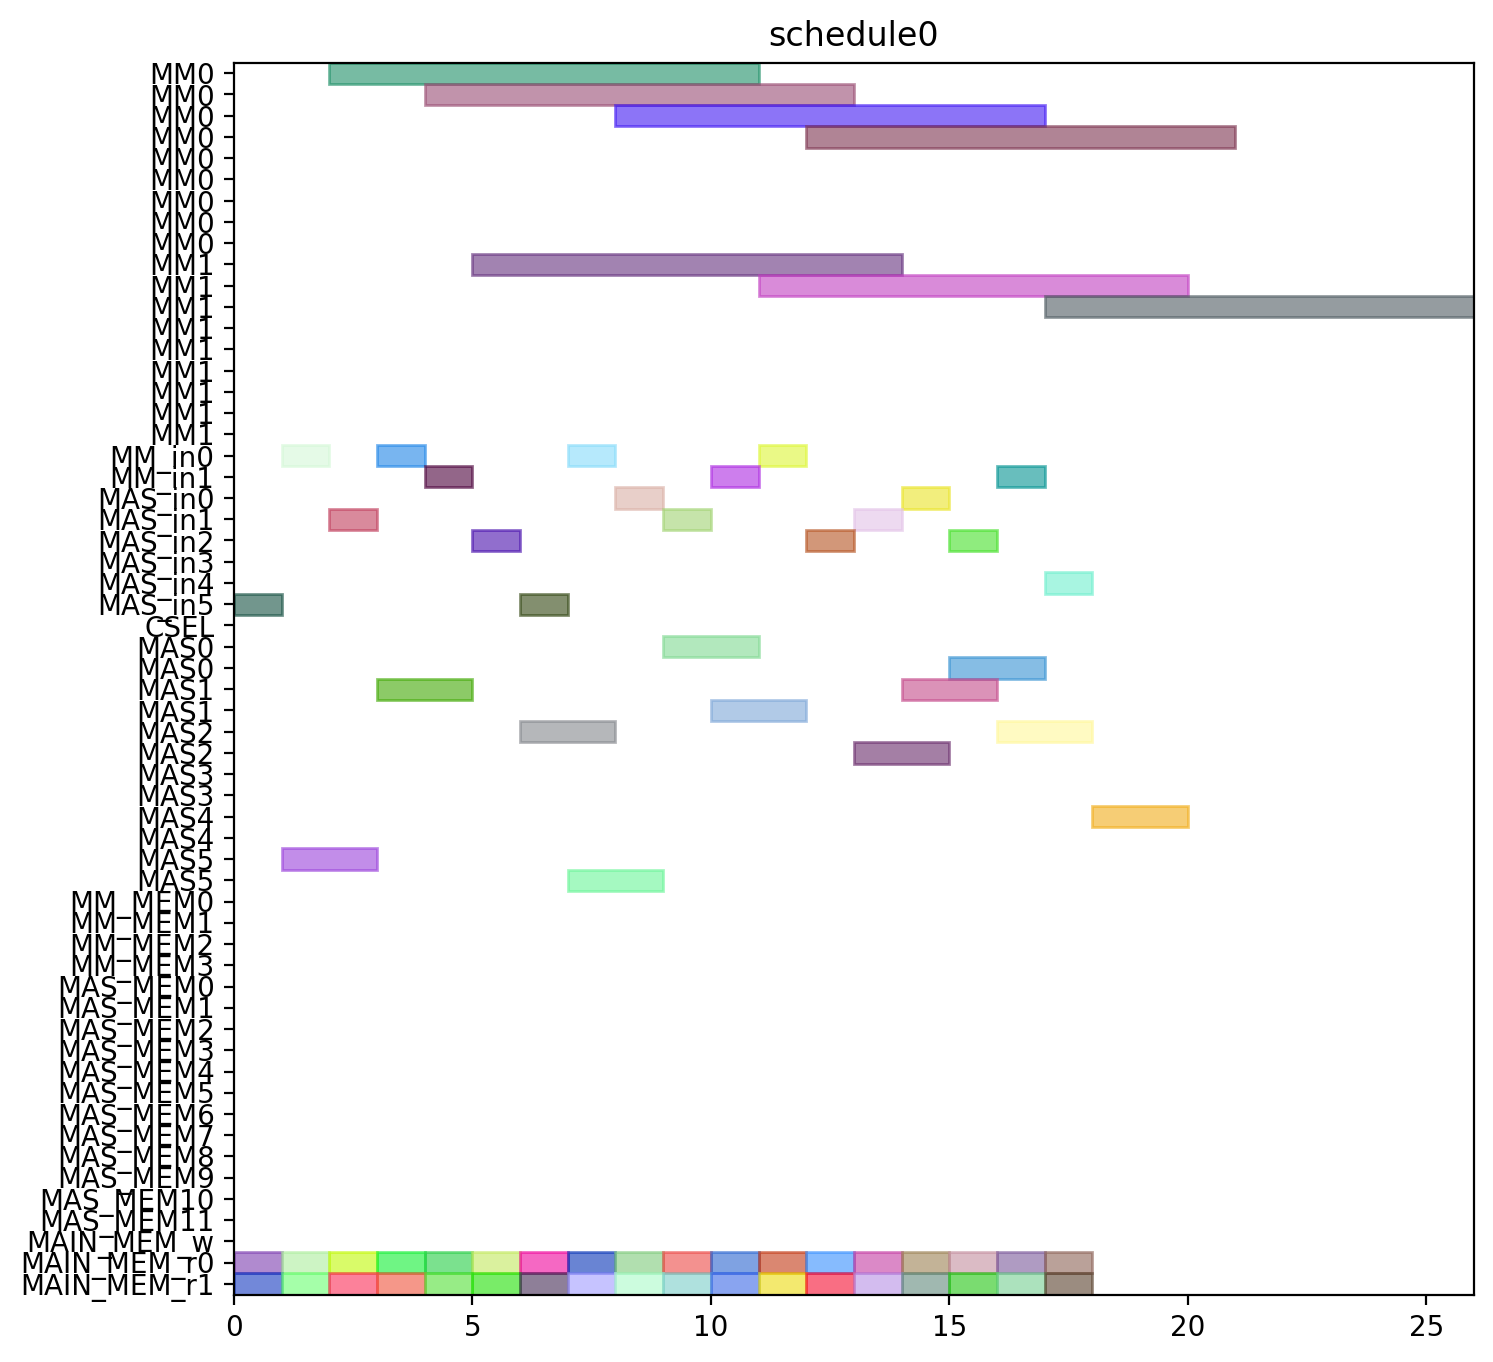

Source code (Python):
from pyschedule import Scenario, solvers, plotters, alt


def solve():
	horizon = 120
	S = Scenario("schedule0", horizon=horizon)

	# resource
	MM = S.Resources('MM', num=2, size=9)
	MM_in = S.Resources('MM_in', num=2)
	MAS_in = S.Resources('MAS_in', num=6)
	CSEL = S.Resource('CSEL')
	MAS = S.Resources('MAS', num=6, size=2, periods=range(1, horizon))
	MM_MEM = S.Resources('MM_MEM', num=4)
	MAS_MEM = S.Resources('MAS_MEM', num=12)
	MAIN_MEM_w = S.Resource('MAIN_MEM_w', size=1)
	MAIN_MEM_r = S.Resources('MAIN_MEM_r', num=2)

	# result of previous scheduling

	# new tasks
	t0_t0 = S.Task('t0_t0', length=2, delay_cost=1)
	t0_t0 += alt(MAS)
	t0_t0_in = S.Task('t0_t0_in', length=1, delay_cost=1)
	t0_t0_in += alt(MAS_in)
	S += t0_t0_in*MAS_in[0]<=t0_t0*MAS[0]

	S += t0_t0_in*MAS_in[1]<=t0_t0*MAS[1]

	S += t0_t0_in*MAS_in[2]<=t0_t0*MAS[2]

	S += t0_t0_in*MAS_in[3]<=t0_t0*MAS[3]

	S += t0_t0_in*MAS_in[4]<=t0_t0*MAS[4]

	S += t0_t0_in*MAS_in[5]<=t0_t0*MAS[5]

	t0_t0_mem0 = S.Task('t0_t0_mem0', length=1, delay_cost=1)
	t0_t0_mem0 += MAIN_MEM_r[0]
	S += t0_t0_mem0 <= t0_t0

	t0_t0_mem1 = S.Task('t0_t0_mem1', length=1, delay_cost=1)
	t0_t0_mem1 += MAIN_MEM_r[1]
	S += t0_t0_mem1 <= t0_t0

	t0_t1 = S.Task('t0_t1', length=2, delay_cost=1)
	t0_t1 += alt(MAS)
	t0_t1_in = S.Task('t0_t1_in', length=1, delay_cost=1)
	t0_t1_in += alt(MAS_in)
	S += t0_t1_in*MAS_in[0]<=t0_t1*MAS[0]

	S += t0_t1_in*MAS_in[1]<=t0_t1*MAS[1]

	S += t0_t1_in*MAS_in[2]<=t0_t1*MAS[2]

	S += t0_t1_in*MAS_in[3]<=t0_t1*MAS[3]

	S += t0_t1_in*MAS_in[4]<=t0_t1*MAS[4]

	S += t0_t1_in*MAS_in[5]<=t0_t1*MAS[5]

	t0_t1_mem0 = S.Task('t0_t1_mem0', length=1, delay_cost=1)
	t0_t1_mem0 += MAIN_MEM_r[0]
	S += t0_t1_mem0 <= t0_t1

	t0_t1_mem1 = S.Task('t0_t1_mem1', length=1, delay_cost=1)
	t0_t1_mem1 += MAIN_MEM_r[1]
	S += t0_t1_mem1 <= t0_t1

	t0_t3 = S.Task('t0_t3', length=9, delay_cost=1)
	t0_t3 += alt(MM)
	t0_t3_in = S.Task('t0_t3_in', length=1, delay_cost=1)
	t0_t3_in += alt(MM_in)
	S += t0_t3_in*MM_in[0]<=t0_t3*MM[0]
	S += t0_t3_in*MM_in[1]<=t0_t3*MM[1]
	t0_t3_mem0 = S.Task('t0_t3_mem0', length=1, delay_cost=1)
	t0_t3_mem0 += MAIN_MEM_r[0]
	S += t0_t3_mem0 <= t0_t3

	t0_t3_mem1 = S.Task('t0_t3_mem1', length=1, delay_cost=1)
	t0_t3_mem1 += MAIN_MEM_r[1]
	S += t0_t3_mem1 <= t0_t3

	t1_t0 = S.Task('t1_t0', length=2, delay_cost=1)
	t1_t0 += alt(MAS)
	t1_t0_in = S.Task('t1_t0_in', length=1, delay_cost=1)
	t1_t0_in += alt(MAS_in)
	S += t1_t0_in*MAS_in[0]<=t1_t0*MAS[0]

	S += t1_t0_in*MAS_in[1]<=t1_t0*MAS[1]

	S += t1_t0_in*MAS_in[2]<=t1_t0*MAS[2]

	S += t1_t0_in*MAS_in[3]<=t1_t0*MAS[3]

	S += t1_t0_in*MAS_in[4]<=t1_t0*MAS[4]

	S += t1_t0_in*MAS_in[5]<=t1_t0*MAS[5]

	t1_t0_mem0 = S.Task('t1_t0_mem0', length=1, delay_cost=1)
	t1_t0_mem0 += MAIN_MEM_r[0]
	S += t1_t0_mem0 <= t1_t0

	t1_t0_mem1 = S.Task('t1_t0_mem1', length=1, delay_cost=1)
	t1_t0_mem1 += MAIN_MEM_r[1]
	S += t1_t0_mem1 <= t1_t0

	t1_t1 = S.Task('t1_t1', length=2, delay_cost=1)
	t1_t1 += alt(MAS)
	t1_t1_in = S.Task('t1_t1_in', length=1, delay_cost=1)
	t1_t1_in += alt(MAS_in)
	S += t1_t1_in*MAS_in[0]<=t1_t1*MAS[0]

	S += t1_t1_in*MAS_in[1]<=t1_t1*MAS[1]

	S += t1_t1_in*MAS_in[2]<=t1_t1*MAS[2]

	S += t1_t1_in*MAS_in[3]<=t1_t1*MAS[3]

	S += t1_t1_in*MAS_in[4]<=t1_t1*MAS[4]

	S += t1_t1_in*MAS_in[5]<=t1_t1*MAS[5]

	t1_t1_mem0 = S.Task('t1_t1_mem0', length=1, delay_cost=1)
	t1_t1_mem0 += MAIN_MEM_r[0]
	S += t1_t1_mem0 <= t1_t1

	t1_t1_mem1 = S.Task('t1_t1_mem1', length=1, delay_cost=1)
	t1_t1_mem1 += MAIN_MEM_r[1]
	S += t1_t1_mem1 <= t1_t1

	t1_t3 = S.Task('t1_t3', length=9, delay_cost=1)
	t1_t3 += alt(MM)
	t1_t3_in = S.Task('t1_t3_in', length=1, delay_cost=1)
	t1_t3_in += alt(MM_in)
	S += t1_t3_in*MM_in[0]<=t1_t3*MM[0]
	S += t1_t3_in*MM_in[1]<=t1_t3*MM[1]
	t1_t3_mem0 = S.Task('t1_t3_mem0', length=1, delay_cost=1)
	t1_t3_mem0 += MAIN_MEM_r[0]
	S += t1_t3_mem0 <= t1_t3

	t1_t3_mem1 = S.Task('t1_t3_mem1', length=1, delay_cost=1)
	t1_t3_mem1 += MAIN_MEM_r[1]
	S += t1_t3_mem1 <= t1_t3

	t2_t2 = S.Task('t2_t2', length=2, delay_cost=1)
	t2_t2 += alt(MAS)
	t2_t2_in = S.Task('t2_t2_in', length=1, delay_cost=1)
	t2_t2_in += alt(MAS_in)
	S += t2_t2_in*MAS_in[0]<=t2_t2*MAS[0]

	S += t2_t2_in*MAS_in[1]<=t2_t2*MAS[1]

	S += t2_t2_in*MAS_in[2]<=t2_t2*MAS[2]

	S += t2_t2_in*MAS_in[3]<=t2_t2*MAS[3]

	S += t2_t2_in*MAS_in[4]<=t2_t2*MAS[4]

	S += t2_t2_in*MAS_in[5]<=t2_t2*MAS[5]

	t2_t2_mem0 = S.Task('t2_t2_mem0', length=1, delay_cost=1)
	t2_t2_mem0 += MAIN_MEM_r[0]
	S += t2_t2_mem0 <= t2_t2

	t2_t2_mem1 = S.Task('t2_t2_mem1', length=1, delay_cost=1)
	t2_t2_mem1 += MAIN_MEM_r[1]
	S += t2_t2_mem1 <= t2_t2

	t5_t0 = S.Task('t5_t0', length=9, delay_cost=1)
	t5_t0 += alt(MM)
	t5_t0_in = S.Task('t5_t0_in', length=1, delay_cost=1)
	t5_t0_in += alt(MM_in)
	S += t5_t0_in*MM_in[0]<=t5_t0*MM[0]
	S += t5_t0_in*MM_in[1]<=t5_t0*MM[1]
	t5_t0_mem0 = S.Task('t5_t0_mem0', length=1, delay_cost=1)
	t5_t0_mem0 += MAIN_MEM_r[0]
	S += t5_t0_mem0 <= t5_t0

	t5_t0_mem1 = S.Task('t5_t0_mem1', length=1, delay_cost=1)
	t5_t0_mem1 += MAIN_MEM_r[1]
	S += t5_t0_mem1 <= t5_t0

	t5_t1 = S.Task('t5_t1', length=9, delay_cost=1)
	t5_t1 += alt(MM)
	t5_t1_in = S.Task('t5_t1_in', length=1, delay_cost=1)
	t5_t1_in += alt(MM_in)
	S += t5_t1_in*MM_in[0]<=t5_t1*MM[0]
	S += t5_t1_in*MM_in[1]<=t5_t1*MM[1]
	t5_t1_mem0 = S.Task('t5_t1_mem0', length=1, delay_cost=1)
	t5_t1_mem0 += MAIN_MEM_r[0]
	S += t5_t1_mem0 <= t5_t1

	t5_t1_mem1 = S.Task('t5_t1_mem1', length=1, delay_cost=1)
	t5_t1_mem1 += MAIN_MEM_r[1]
	S += t5_t1_mem1 <= t5_t1

	t5_t2 = S.Task('t5_t2', length=2, delay_cost=1)
	t5_t2 += alt(MAS)
	t5_t2_in = S.Task('t5_t2_in', length=1, delay_cost=1)
	t5_t2_in += alt(MAS_in)
	S += t5_t2_in*MAS_in[0]<=t5_t2*MAS[0]

	S += t5_t2_in*MAS_in[1]<=t5_t2*MAS[1]

	S += t5_t2_in*MAS_in[2]<=t5_t2*MAS[2]

	S += t5_t2_in*MAS_in[3]<=t5_t2*MAS[3]

	S += t5_t2_in*MAS_in[4]<=t5_t2*MAS[4]

	S += t5_t2_in*MAS_in[5]<=t5_t2*MAS[5]

	t5_t2_mem0 = S.Task('t5_t2_mem0', length=1, delay_cost=1)
	t5_t2_mem0 += MAIN_MEM_r[0]
	S += t5_t2_mem0 <= t5_t2

	t5_t2_mem1 = S.Task('t5_t2_mem1', length=1, delay_cost=1)
	t5_t2_mem1 += MAIN_MEM_r[1]
	S += t5_t2_mem1 <= t5_t2

	t5_t3 = S.Task('t5_t3', length=2, delay_cost=1)
	t5_t3 += alt(MAS)
	t5_t3_in = S.Task('t5_t3_in', length=1, delay_cost=1)
	t5_t3_in += alt(MAS_in)
	S += t5_t3_in*MAS_in[0]<=t5_t3*MAS[0]

	S += t5_t3_in*MAS_in[1]<=t5_t3*MAS[1]

	S += t5_t3_in*MAS_in[2]<=t5_t3*MAS[2]

	S += t5_t3_in*MAS_in[3]<=t5_t3*MAS[3]

	S += t5_t3_in*MAS_in[4]<=t5_t3*MAS[4]

	S += t5_t3_in*MAS_in[5]<=t5_t3*MAS[5]

	t5_t3_mem0 = S.Task('t5_t3_mem0', length=1, delay_cost=1)
	t5_t3_mem0 += MAIN_MEM_r[0]
	S += t5_t3_mem0 <= t5_t3

	t5_t3_mem1 = S.Task('t5_t3_mem1', length=1, delay_cost=1)
	t5_t3_mem1 += MAIN_MEM_r[1]
	S += t5_t3_mem1 <= t5_t3

	t7_t0 = S.Task('t7_t0', length=2, delay_cost=1)
	t7_t0 += alt(MAS)
	t7_t0_in = S.Task('t7_t0_in', length=1, delay_cost=1)
	t7_t0_in += alt(MAS_in)
	S += t7_t0_in*MAS_in[0]<=t7_t0*MAS[0]

	S += t7_t0_in*MAS_in[1]<=t7_t0*MAS[1]

	S += t7_t0_in*MAS_in[2]<=t7_t0*MAS[2]

	S += t7_t0_in*MAS_in[3]<=t7_t0*MAS[3]

	S += t7_t0_in*MAS_in[4]<=t7_t0*MAS[4]

	S += t7_t0_in*MAS_in[5]<=t7_t0*MAS[5]

	t7_t0_mem0 = S.Task('t7_t0_mem0', length=1, delay_cost=1)
	t7_t0_mem0 += MAIN_MEM_r[0]
	S += t7_t0_mem0 <= t7_t0

	t7_t0_mem1 = S.Task('t7_t0_mem1', length=1, delay_cost=1)
	t7_t0_mem1 += MAIN_MEM_r[1]
	S += t7_t0_mem1 <= t7_t0

	t7_t1 = S.Task('t7_t1', length=2, delay_cost=1)
	t7_t1 += alt(MAS)
	t7_t1_in = S.Task('t7_t1_in', length=1, delay_cost=1)
	t7_t1_in += alt(MAS_in)
	S += t7_t1_in*MAS_in[0]<=t7_t1*MAS[0]

	S += t7_t1_in*MAS_in[1]<=t7_t1*MAS[1]

	S += t7_t1_in*MAS_in[2]<=t7_t1*MAS[2]

	S += t7_t1_in*MAS_in[3]<=t7_t1*MAS[3]

	S += t7_t1_in*MAS_in[4]<=t7_t1*MAS[4]

	S += t7_t1_in*MAS_in[5]<=t7_t1*MAS[5]

	t7_t1_mem0 = S.Task('t7_t1_mem0', length=1, delay_cost=1)
	t7_t1_mem0 += MAIN_MEM_r[0]
	S += t7_t1_mem0 <= t7_t1

	t7_t1_mem1 = S.Task('t7_t1_mem1', length=1, delay_cost=1)
	t7_t1_mem1 += MAIN_MEM_r[1]
	S += t7_t1_mem1 <= t7_t1

	t7_t3 = S.Task('t7_t3', length=9, delay_cost=1)
	t7_t3 += alt(MM)
	t7_t3_in = S.Task('t7_t3_in', length=1, delay_cost=1)
	t7_t3_in += alt(MM_in)
	S += t7_t3_in*MM_in[0]<=t7_t3*MM[0]
	S += t7_t3_in*MM_in[1]<=t7_t3*MM[1]
	t7_t3_mem0 = S.Task('t7_t3_mem0', length=1, delay_cost=1)
	t7_t3_mem0 += MAIN_MEM_r[0]
	S += t7_t3_mem0 <= t7_t3

	t7_t3_mem1 = S.Task('t7_t3_mem1', length=1, delay_cost=1)
	t7_t3_mem1 += MAIN_MEM_r[1]
	S += t7_t3_mem1 <= t7_t3

	t10_t0 = S.Task('t10_t0', length=9, delay_cost=1)
	t10_t0 += alt(MM)
	t10_t0_in = S.Task('t10_t0_in', length=1, delay_cost=1)
	t10_t0_in += alt(MM_in)
	S += t10_t0_in*MM_in[0]<=t10_t0*MM[0]
	S += t10_t0_in*MM_in[1]<=t10_t0*MM[1]
	t10_t0_mem0 = S.Task('t10_t0_mem0', length=1, delay_cost=1)
	t10_t0_mem0 += MAIN_MEM_r[0]
	S += t10_t0_mem0 <= t10_t0

	t10_t0_mem1 = S.Task('t10_t0_mem1', length=1, delay_cost=1)
	t10_t0_mem1 += MAIN_MEM_r[1]
	S += t10_t0_mem1 <= t10_t0

	t10_t1 = S.Task('t10_t1', length=9, delay_cost=1)
	t10_t1 += alt(MM)
	t10_t1_in = S.Task('t10_t1_in', length=1, delay_cost=1)
	t10_t1_in += alt(MM_in)
	S += t10_t1_in*MM_in[0]<=t10_t1*MM[0]
	S += t10_t1_in*MM_in[1]<=t10_t1*MM[1]
	t10_t1_mem0 = S.Task('t10_t1_mem0', length=1, delay_cost=1)
	t10_t1_mem0 += MAIN_MEM_r[0]
	S += t10_t1_mem0 <= t10_t1

	t10_t1_mem1 = S.Task('t10_t1_mem1', length=1, delay_cost=1)
	t10_t1_mem1 += MAIN_MEM_r[1]
	S += t10_t1_mem1 <= t10_t1

	t10_t2 = S.Task('t10_t2', length=2, delay_cost=1)
	t10_t2 += alt(MAS)
	t10_t2_in = S.Task('t10_t2_in', length=1, delay_cost=1)
	t10_t2_in += alt(MAS_in)
	S += t10_t2_in*MAS_in[0]<=t10_t2*MAS[0]

	S += t10_t2_in*MAS_in[1]<=t10_t2*MAS[1]

	S += t10_t2_in*MAS_in[2]<=t10_t2*MAS[2]

	S += t10_t2_in*MAS_in[3]<=t10_t2*MAS[3]

	S += t10_t2_in*MAS_in[4]<=t10_t2*MAS[4]

	S += t10_t2_in*MAS_in[5]<=t10_t2*MAS[5]

	t10_t2_mem0 = S.Task('t10_t2_mem0', length=1, delay_cost=1)
	t10_t2_mem0 += MAIN_MEM_r[0]
	S += t10_t2_mem0 <= t10_t2

	t10_t2_mem1 = S.Task('t10_t2_mem1', length=1, delay_cost=1)
	t10_t2_mem1 += MAIN_MEM_r[1]
	S += t10_t2_mem1 <= t10_t2

	t10_t3 = S.Task('t10_t3', length=2, delay_cost=1)
	t10_t3 += alt(MAS)
	t10_t3_in = S.Task('t10_t3_in', length=1, delay_cost=1)
	t10_t3_in += alt(MAS_in)
	S += t10_t3_in*MAS_in[0]<=t10_t3*MAS[0]

	S += t10_t3_in*MAS_in[1]<=t10_t3*MAS[1]

	S += t10_t3_in*MAS_in[2]<=t10_t3*MAS[2]

	S += t10_t3_in*MAS_in[3]<=t10_t3*MAS[3]

	S += t10_t3_in*MAS_in[4]<=t10_t3*MAS[4]

	S += t10_t3_in*MAS_in[5]<=t10_t3*MAS[5]

	t10_t3_mem0 = S.Task('t10_t3_mem0', length=1, delay_cost=1)
	t10_t3_mem0 += MAIN_MEM_r[0]
	S += t10_t3_mem0 <= t10_t3

	t10_t3_mem1 = S.Task('t10_t3_mem1', length=1, delay_cost=1)
	t10_t3_mem1 += MAIN_MEM_r[1]
	S += t10_t3_mem1 <= t10_t3

	solvers.mip.solve(S,msg=1,kind='CPLEX',ratio_gap=1.01)

	solution = [['hoge']*len(S.solution()[1]) for i in range(len(S.solution()))]
	for i in range(len(S.solution())):
		for j in range(len(S.solution()[i])):
			solution[i][j]=str(S.solution()[i][j])
	print(solution)

	cycles = int(solution[-1][3])

	pic_file_name = "/mnt/rose/usr1/fukuda/ABE/multiRAM_multiMAS_16mux/scheduling_result/stage9MM2_stage2MAS6/EP2_DBL_w_EVAL/schedule0.png"
	if(S.solution() != []):
		plotters.matplotlib.plot(S,img_filename=pic_file_name, show_task_labels=False, fig_size=(cycles*0.25+3, 8))

	return solution
